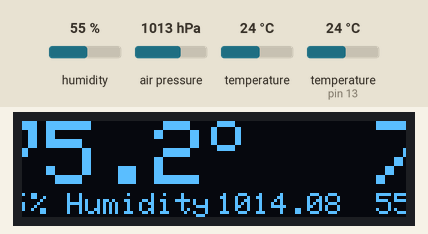
This sketch was run on a simulated Arduino Uno, built with avr-gcc and run on an emulated ATmega328P. On the bench: 128×32 one-colour display. The inputs (shaded band) are chosen by the test bench; at power-on: air pressure 1013 hPa, humidity 55 %, temperature 24 °C, temperature (sensor on pin 13) 24 °C. What the sketch prints to the serial monitor is not drawn.

Above: at 1.5 s.
1.6 s: air pressure set to 952 hPa
At 4.98 s:
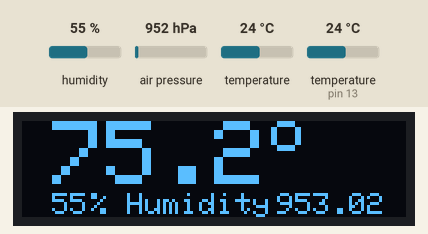
6.8 s: humidity set to 22 %
At 9.31 s:
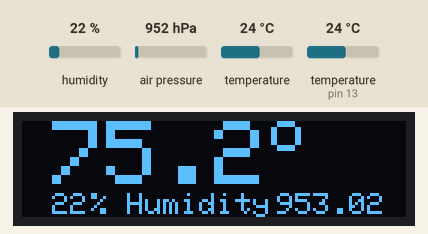
12.0 s: temperature (sensor 0) set to 12 °C
At 13.63 s:
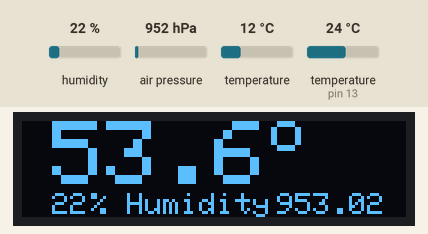
17.2 s: humidity set to 40 %
At 17.95 s:
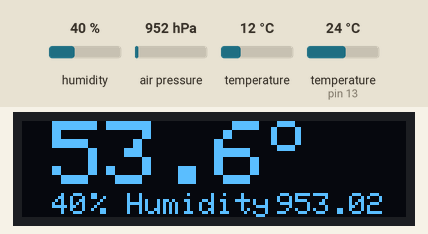
22.4 s: air pressure set to 975 hPa
At 26.6 s:
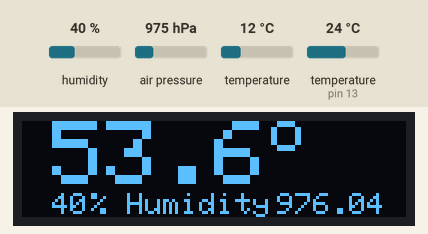
27.9 s: humidity set to 68 %
At 30.92 s:
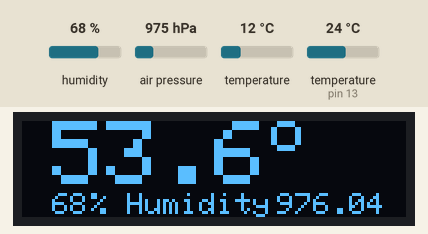

The sketch:

weather-station.ino
```cpp
#include <SPI.h>
#include <Wire.h>
#include <Adafruit_GFX.h>
#include <Adafruit_SSD1306.h>
#include <dht.h>
#include <SFE_BMP180.h>

dht DHT;
SFE_BMP180 pressure;

#define DHT11_PIN 13

#define OLED_RESET 4
#define ALTITUDE 9 // Altitude
Adafruit_SSD1306 display(OLED_RESET);


int temp = 0;
int humidity = 0;
double T,P,p0,a;
char status;


void setup()   {
  Serial.begin(9600);
  pressure.begin();
  // by default, we'll generate the high voltage from the 3.3v line internally! (neat!)
  display.begin(SSD1306_SWITCHCAPVCC, 0x3C);  // initialize with the I2C addr 0x3C (for the 128x32)
  // init done
  display.clearDisplay();


  testdrawtriangle();
  display.display();
  delay(250);
  display.clearDisplay();


}


void loop() {
  status = pressure.startTemperature();
  if (status != 0)
  {
    // Wait for the measurement to complete:
    delay(status);

    // Retrieve the completed temperature measurement:
    // Note that the measurement is stored in the variable T.
    // Function returns 1 if successful, 0 if failure.

    status = pressure.getTemperature(T);
    if (status != 0)
    {
      // Print out the measurement:
      Serial.print("temperature: ");
      Serial.print(T,2);
      Serial.print(" deg C, ");
      Serial.print((9.0/5.0)*T+32.0,2);
      Serial.println(" deg F");

      // Start a pressure measurement:
      // The parameter is the oversampling setting, from 0 to 3 (highest res, longest wait).
      // If request is successful, the number of ms to wait is returned.
      // If request is unsuccessful, 0 is returned.

      status = pressure.startPressure(3);
      if (status != 0)
      {
        // Wait for the measurement to complete:
        delay(status);

        // Retrieve the completed pressure measurement:
        // Note that the measurement is stored in the variable P.
        // Note also that the function requires the previous temperature measurement (T).
        // (If temperature is stable, you can do one temperature measurement for a number of pressure measurements.)
        // Function returns 1 if successful, 0 if failure.

        status = pressure.getPressure(P,T);
        if (status != 0)
        {
          // Print out the measurement:
          Serial.print("absolute pressure: ");
          Serial.print(P,2);
          Serial.print(" mb, ");
          Serial.print(P*0.0295333727,2);
          Serial.println(" inHg");

          // The pressure sensor returns abolute pressure, which varies with altitude.
          // To remove the effects of altitude, use the sealevel function and your current altitude.
          // This number is commonly used in weather reports.
          // Parameters: P = absolute pressure in mb, ALTITUDE = current altitude in m.
          // Result: p0 = sea-level compensated pressure in mb

          p0 = pressure.sealevel(P,ALTITUDE); // we're at 1655 meters (Boulder, CO)
          Serial.print("relative (sea-level) pressure: ");
          Serial.print(p0,2);
          Serial.print(" mb, ");
          Serial.print(p0*0.0295333727,2);
          Serial.println(" inHg");

          // On the other hand, if you want to determine your altitude from the pressure reading,
          // use the altitude function along with a baseline pressure (sea-level or other).
          // Parameters: P = absolute pressure in mb, p0 = baseline pressure in mb.
          // Result: a = altitude in m.

          a = pressure.altitude(P,p0);
          Serial.print("computed altitude: ");
          Serial.print(a,0);
          Serial.print(" meters, ");
          Serial.print(a*3.28084,0);
          Serial.println(" feet");
        }
        else Serial.println("error retrieving pressure measurement\n");
      }
      else Serial.println("error starting pressure measurement\n");
    }
    else Serial.println("error retrieving temperature measurement\n");
  }
  else Serial.println("error starting temperature measurement\n");


  setValues();
  scrollTemp();
}


void testdrawtriangle(void) {
  for (int16_t i=0; i<min(display.width(),display.height())/2; i+=5) {
    display.drawTriangle(display.width()/2, display.height()/2-i,
                     display.width()/2-i, display.height()/2+i,
                     display.width()/2+i, display.height()/2+i, WHITE);
    display.display();
    delay(1);
  }
}


void testscrolltext(void) {
  display.setTextSize(2);
  display.setTextColor(WHITE);
  display.setCursor(10,0);
  display.clearDisplay();
  display.println("Bearghost!");
  display.display();
  delay(1);

  display.startscrollright(0x00, 0x0F);
  delay(2000);
  display.stopscroll();
  delay(1000);
  display.startscrollleft(0x00, 0x0F);
  delay(2000);
  display.stopscroll();
  delay(1000);
  display.startscrolldiagright(0x00, 0x07);
  delay(2000);
  display.startscrolldiagleft(0x00, 0x07);
  delay(2000);
  display.stopscroll();
}

void scrollTemp(void){
    display.clearDisplay();
    display.setTextSize(3);
    display.setTextColor(WHITE);
    display.setCursor(10,0);
    display.println((9.0/5.0)*T+32.0,1);
    display.setTextSize(2);
    display.setTextColor(WHITE);
    display.setCursor(83,-4);
    display.println("o");
    display.setTextSize(1);
    display.setCursor(10, 24);
    display.println(humidity);
    display.setCursor(23, 24);
    display.println("% Humidity");
    display.setCursor(85,24);
    display.println(p0,2);
    display.display();
    delay(1);
    display.startscrollleft(0x00, 0x0F);
    delay(4165);


  };

  void setValues(void){
    int chk = DHT.read11(DHT11_PIN);
    temp = DHT.temperature;
    temp = temp * 9 / 5 + 32;
    humidity = DHT.humidity;
    };
```
